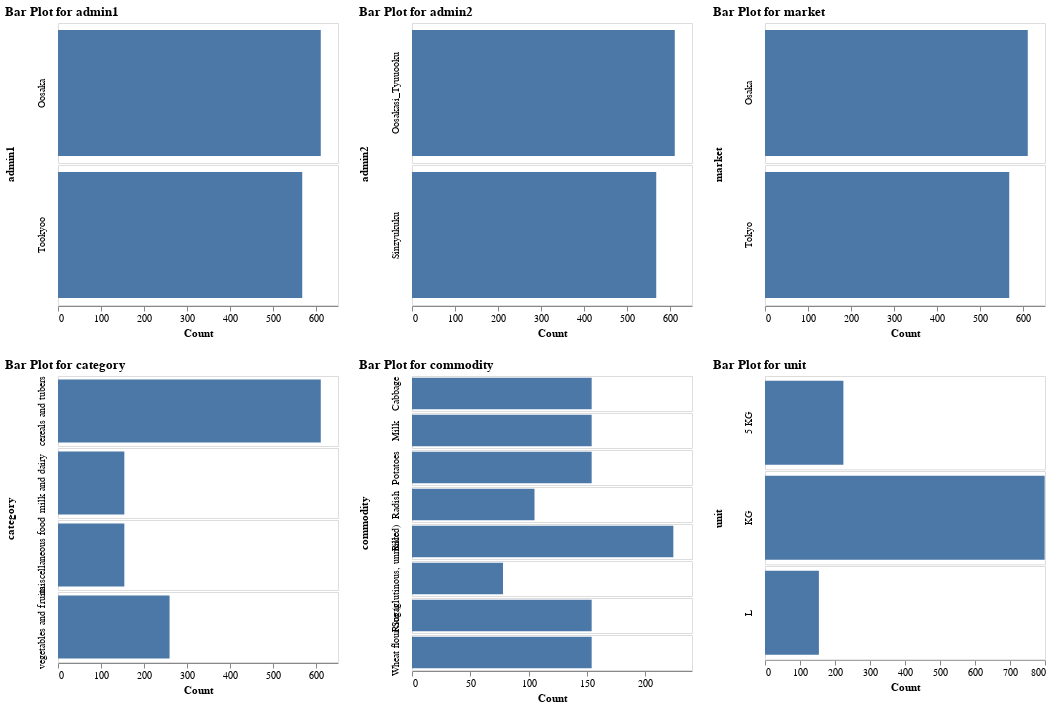

This figure's notebook cell:
### Markdown cell above
### Key Categorical Variables

### Code cell
plot_variables(wfp_jpn, wfp_jpn_categorical, var_type='categorical', ignore_vars=['priceflag', 'pricetype', 'currency'])

### Figure 1 — Vega specification as saved in the notebook (floating-point values rounded to 4 significant figures)
{"$schema": "https://vega.github.io/schema/vega/v5.json", "data": [{"name": "source_0"}, {"name": "data_0", "values": [{"admin1": "Oosaka", "__count": 610}, {"admin1": "Tookyoo", "__count": 567}]}, {"name": "concat_0_row_domain", "values": [{"admin1": "Oosaka", "count": 1}, {"admin1": "Tookyoo", "count": 1}]}, {"name": "data_2", "values": [{"admin2": "Oosakasi_Tyuuooku", "__count": 610}, {"admin2": "Sinzyukuku", "__count": 567}]}, {"name": "concat_1_row_domain", "values": [{"admin2": "Oosakasi_Tyuuooku", "count": 1}, {"admin2": "Sinzyukuku", "count": 1}]}, {"name": "data_4", "values": [{"market": "Osaka", "__count": 610}, {"market": "Tokyo", "__count": 567}]}, {"name": "concat_2_row_domain", "values": [{"market": "Osaka", "count": 1}, {"market": "Tokyo", "count": 1}]}, {"name": "data_6", "values": [{"category": "cereals and tubers", "__count": 610}, {"category": "milk and dairy", "__count": 154}, {"category": "miscellaneous food", "__count": 154}, {"category": "vegetables and fruits", "__count": 259}]}, {"name": "concat_3_row_domain", "values": [{"category": "cereals and tubers", "count": 1}, {"category": "milk and dairy", "count": 1}, {"category": "miscellaneous food", "count": 1}, {"category": "vegetables and fruits", "count": 1}]}, {"name": "data_8", "values": [{"commodity": "Rice", "__count": 224}, {"commodity": "Rice (glutinous, unmilled)", "__count": 78}, {"commodity": "Potatoes", "__count": 154}, {"commodity": "Wheat flour", "__count": 154}, {"commodity": "Milk", "__count": 154}, {"commodity": "Sugar", "__count": 154}, {"commodity": "Cabbage", "__count": 154}, {"commodity": "Radish", "__count": 105}]}, {"name": "concat_4_row_domain", "values": [{"commodity": "Rice", "count": 1}, {"commodity": "Rice (glutinous, unmilled)", "count": 1}, {"commodity": "Potatoes", "count": 1}, {"commodity": "Wheat flour", "count": 1}, {"commodity": "Milk", "count": 1}, {"commodity": "Sugar", "count": 1}, {"commodity": "Cabbage", "count": 1}, {"commodity": "Radish", "count": 1}]}, {"name": "data_10", "values": [{"unit": "5 KG", "__count": 224}, {"unit": "KG", "__count": 799}, {"unit": "L", "__count": 154}]}, {"name": "concat_5_row_domain", "values": [{"unit": "5 KG", "count": 1}, {"unit": "KG", "count": 1}, {"unit": "L", "count": 1}]}, {"name": "data_0_concat_0_x_domain___count", "values": [{"min": 567, "max": 610}]}, {"name": "data_2_concat_1_x_domain___count", "values": [{"min": 567, "max": 610}]}, {"name": "data_4_concat_2_x_domain___count", "values": [{"min": 567, "max": 610}]}, {"name": "data_6_concat_3_x_domain___count", "values": [{"min": 154, "max": 610}]}, {"name": "data_8_concat_4_x_domain___count", "values": [{"min": 78, "max": 224}]}, {"name": "data_10_concat_5_x_domain___count", "values": [{"min": 154, "max": 799}]}], "signals": [{"name": "concat_0_child_width", "value": 280}, {"name": "concat_0_child_height", "value": 140}, {"name": "concat_1_child_width", "value": 280}, {"name": "concat_1_child_height", "value": 140}, {"name": "concat_2_child_width", "value": 280}, {"name": "concat_2_child_height", "value": 140}, {"name": "concat_3_child_width", "value": 280}, {"name": "concat_3_child_height", "value": 70}, {"name": "concat_4_child_width", "value": 280}, {"name": "concat_4_child_height", "value": 35}, {"name": "concat_5_child_width", "value": 280}, {"name": "concat_5_child_height", "value": 93.33}], "marks": [{"type": "group", "name": "concat_0_group", "marks": [{"type": "group", "name": "row-title", "title": {"text": "admin1", "orient": "left", "offset": 10, "style": "guide-title"}, "role": "row-title"}, {"type": "group", "name": "concat_0_row_header", "from": {"data": "concat_0_row_domain"}, "sort": {"field": "datum[\"admin1\"]", "order": "ascending"}, "encode": {"update": {"height": {"signal": "concat_0_child_height"}}}, "title": {"text": {"signal": "isValid(parent[\"admin1\"]) ? parent[\"admin1\"] : \"\"+parent[\"admin1\"]"}, "orient": "left", "frame": "group", "offset": 10, "style": "guide-label"}, "role": "row-header"}, {"type": "group", "name": "concat_0_column_footer", "encode": {"update": {"width": {"signal": "concat_0_child_width"}}}, "axes": [{"scale": "concat_0_x", "grid": false, "title": "Count", "labelOverlap": true, "orient": "bottom", "tickCount": {"signal": "ceil(concat_0_child_width/40)"}, "zindex": 0, "labelFlush": true}], "role": "column-footer"}, {"type": "group", "name": "concat_0_cell", "from": {"facet": {"data": "data_0", "name": "concat_0_facet", "groupby": ["admin1"]}}, "sort": {"field": ["datum[\"admin1\"]"], "order": ["ascending"]}, "encode": {"update": {"width": {"signal": "concat_0_child_width"}, "height": {"signal": "concat_0_child_height"}}}, "signals": [{"name": "height", "update": "concat_0_child_height"}], "marks": [{"type": "rect", "name": "concat_0_child_marks", "from": {"data": "concat_0_facet"}, "encode": {"update": {"fill": {"value": "#4c78a8"}, "x": {"field": "__count", "scale": "concat_0_x"}, "height": {"signal": "0.9 * height"}, "x2": {"value": 0, "scale": "concat_0_x"}, "stroke": {}, "yc": {"signal": "concat_0_child_height", "mult": 0.5}}}, "style": ["bar"]}], "style": "cell"}], "title": {"text": "Bar Plot for admin1", "anchor": "start"}, "layout": {"padding": 0, "offset": {"rowTitle": 10}, "columns": 1, "bounds": "full", "align": "all"}}, {"type": "group", "name": "concat_1_group", "marks": [{"type": "group", "name": "row-title", "title": {"text": "admin2", "style": "guide-title", "orient": "left", "offset": 10}, "role": "row-title"}, {"type": "group", "name": "concat_1_row_header", "from": {"data": "concat_1_row_domain"}, "sort": {"field": "datum[\"admin2\"]", "order": "ascending"}, "encode": {"update": {"height": {"signal": "concat_1_child_height"}}}, "title": {"text": {"signal": "isValid(parent[\"admin2\"]) ? parent[\"admin2\"] : \"\"+parent[\"admin2\"]"}, "orient": "left", "style": "guide-label", "frame": "group", "offset": 10}, "role": "row-header"}, {"type": "group", "name": "concat_1_column_footer", "encode": {"update": {"width": {"signal": "concat_1_child_width"}}}, "axes": [{"scale": "concat_1_x", "grid": false, "labelOverlap": true, "tickCount": {"signal": "ceil(concat_1_child_width/40)"}, "zindex": 0, "orient": "bottom", "title": "Count", "labelFlush": true}], "role": "column-footer"}, {"type": "group", "name": "concat_1_cell", "from": {"facet": {"data": "data_2", "name": "concat_1_facet", "groupby": ["admin2"]}}, "sort": {"field": ["datum[\"admin2\"]"], "order": ["ascending"]}, "encode": {"update": {"width": {"signal": "concat_1_child_width"}, "height": {"signal": "concat_1_child_height"}}}, "signals": [{"name": "height", "update": "concat_1_child_height"}], "marks": [{"type": "rect", "name": "concat_1_child_marks", "from": {"data": "concat_1_facet"}, "encode": {"update": {"x2": {"value": 0, "scale": "concat_1_x"}, "yc": {"signal": "concat_1_child_height", "mult": 0.5}, "height": {"signal": "0.9 * height"}, "fill": {"value": "#4c78a8"}, "x": {"field": "__count", "scale": "concat_1_x"}, "stroke": {}}}, "style": ["bar"]}], "style": "cell"}], "title": {"text": "Bar Plot for admin2", "anchor": "start"}, "layout": {"padding": 0, "offset": {"rowTitle": 10}, "columns": 1, "bounds": "full", "align": "all"}}, {"type": "group", "name": "concat_2_group", "marks": [{"type": "group", "name": "row-title", "title": {"text": "market", "orient": "left", "style": "guide-title", "offset": 10}, "role": "row-title"}, {"type": "group", "name": "concat_2_row_header", "from": {"data": "concat_2_row_domain"}, "sort": {"field": "datum[\"market\"]", "order": "ascending"}, "encode": {"update": {"height": {"signal": "concat_2_child_height"}}}, "title": {"text": {"signal": "isValid(parent[\"market\"]) ? parent[\"market\"] : \"\"+parent[\"market\"]"}, "orient": "left", "frame": "group", "style": "guide-label", "offset": 10}, "role": "row-header"}, {"type": "group", "name": "concat_2_column_footer", "encode": {"update": {"width": {"signal": "concat_2_child_width"}}}, "axes": [{"scale": "concat_2_x", "tickCount": {"signal": "ceil(concat_2_child_width/40)"}, "zindex": 0, "orient": "bottom", "title": "Count", "labelFlush": true, "grid": false, "labelOverlap": true}], "role": "column-footer"}, {"type": "group", "name": "concat_2_cell", "from": {"facet": {"data": "data_4", "name": "concat_2_facet", "groupby": ["market"]}}, "sort": {"field": ["datum[\"market\"]"], "order": ["ascending"]}, "encode": {"update": {"width": {"signal": "concat_2_child_width"}, "height": {"signal": "concat_2_child_height"}}}, "signals": [{"name": "height", "update": "concat_2_child_height"}], "marks": [{"type": "rect", "name": "concat_2_child_marks", "from": {"data": "concat_2_facet"}, "encode": {"update": {"fill": {"value": "#4c78a8"}, "yc": {"signal": "concat_2_child_height", "mult": 0.5}, "x2": {"value": 0, "scale": "concat_2_x"}, "x": {"field": "__count", "scale": "concat_2_x"}, "height": {"signal": "0.9 * height"}, "stroke": {}}}, "style": ["bar"]}], "style": "cell"}], "title": {"text": "Bar Plot for market", "anchor": "start"}, "layout": {"padding": 0, "offset": {"rowTitle": 10}, "columns": 1, "bounds": "full", "align": "all"}}, {"type": "group", "name": "concat_3_group", "marks": [{"type": "group", "name": "row-title", "title": {"text": "category", "orient": "left", "style": "guide-title", "offset": 10}, "role": "row-title"}, {"type": "group", "name": "concat_3_row_header", "from": {"data": "concat_3_row_domain"}, "sort": {"field": "datum[\"category\"]", "order": "ascending"}, "encode": {"update": {"height": {"signal": "concat_3_child_height"}}}, "title": {"text": {"signal": "isValid(parent[\"category\"]) ? parent[\"category\"] : \"\"+parent[\"category\"]"}, "offset": 10, "orient": "left", "frame": "group", "style": "guide-label"}, "role": "row-header"}, {"type": "group", "name": "concat_3_column_footer", "encode": {"update": {"width": {"signal": "concat_3_child_width"}}}, "axes": [{"scale": "concat_3_x", "labelOverlap": true, "tickCount": {"signal": "ceil(concat_3_child_width/40)"}, "title": "Count", "orient": "bottom", "zindex": 0, "grid": false, "labelFlush": true}], "role": "column-footer"}, {"type": "group", "name": "concat_3_cell", "from": {"facet": {"data": "data_6", "name": "concat_3_facet", "groupby": ["category"]}}, "sort": {"field": ["datum[\"category\"]"], "order": ["ascending"]}, "encode": {"update": {"width": {"signal": "concat_3_child_width"}, "height": {"signal": "concat_3_child_height"}}}, "signals": [{"name": "height", "update": "concat_3_child_height"}], "marks": [{"type": "rect", "name": "concat_3_child_marks", "from": {"data": "concat_3_facet"}, "encode": {"update": {"fill": {"value": "#4c78a8"}, "yc": {"signal": "concat_3_child_height", "mult": 0.5}, "x2": {"value": 0, "scale": "concat_3_x"}, "stroke": {}, "x": {"field": "__count", "scale": "concat_3_x"}, "height": {"signal": "0.9 * height"}}}, "style": ["bar"]}], "style": "cell"}], "title": {"text": "Bar Plot for category", "anchor": "start"}, "layout": {"padding": 0, "offset": {"rowTitle": 10}, "columns": 1, "bounds": "full", "align": "all"}}, {"type": "group", "name": "concat_4_group", "marks": [{"type": "group", "name": "row-title", "title": {"text": "commodity", "offset": 10, "style": "guide-title", "orient": "left"}, "role": "row-title"}, {"type": "group", "name": "concat_4_row_header", "from": {"data": "concat_4_row_domain"}, "sort": {"field": "datum[\"commodity\"]", "order": "ascending"}, "encode": {"update": {"height": {"signal": "concat_4_child_height"}}}, "title": {"text": {"signal": "isValid(parent[\"commodity\"]) ? parent[\"commodity\"] : \"\"+parent[\"commodity\"]"}, "style": "guide-label", "orient": "left", "frame": "group", "offset": 10}, "role": "row-header"}, {"type": "group", "name": "concat_4_column_footer", "encode": {"update": {"width": {"signal": "concat_4_child_width"}}}, "axes": [{"scale": "concat_4_x", "orient": "bottom", "zindex": 0, "title": "Count", "grid": false, "labelFlush": true, "labelOverlap": true, "tickCount": {"signal": "ceil(concat_4_child_width/40)"}}], "role": "column-footer"}, {"type": "group", "name": "concat_4_cell", "from": {"facet": {"data": "data_8", "name": "concat_4_facet", "groupby": ["commodity"]}}, "sort": {"field": ["datum[\"commodity\"]"], "order": ["ascending"]}, "encode": {"update": {"height": {"signal": "concat_4_child_height"}, "width": {"signal": "concat_4_child_width"}}}, "signals": [{"name": "height", "update": "concat_4_child_height"}], "marks": [{"type": "rect", "name": "concat_4_child_marks", "from": {"data": "concat_4_facet"}, "encode": {"update": {"x": {"field": "__count", "scale": "concat_4_x"}, "x2": {"value": 0, "scale": "concat_4_x"}, "stroke": {}, "yc": {"signal": "concat_4_child_height", "mult": 0.5}, "height": {"signal": "0.9 * height"}, "fill": {"value": "#4c78a8"}}}, "style": ["bar"]}], "style": "cell"}], "title": {"text": "Bar Plot for commodity", "anchor": "start"}, "layout": {"padding": 0, "offset": {"rowTitle": 10}, "columns": 1, "bounds": "full", "align": "all"}}, {"type": "group", "name": "concat_5_group", "marks": [{"type": "group", "name": "row-title", "title": {"text": "unit", "orient": "left", "style": "guide-title", "offset": 10}, "role": "row-title"}, {"type": "group", "name": "concat_5_row_header", "from": {"data": "concat_5_row_domain"}, "sort": {"field": "datum[\"unit\"]", "order": "ascending"}, "encode": {"update": {"height": {"signal": "concat_5_child_height"}}}, "title": {"text": {"signal": "isValid(parent[\"unit\"]) ? parent[\"unit\"] : \"\"+parent[\"unit\"]"}, "frame": "group", "offset": 10, "orient": "left", "style": "guide-label"}, "role": "row-header"}, {"type": "group", "name": "concat_5_column_footer", "encode": {"update": {"width": {"signal": "concat_5_child_width"}}}, "axes": [{"scale": "concat_5_x", "grid": false, "zindex": 0, "title": "Count", "orient": "bottom", "labelOverlap": true, "labelFlush": true, "tickCount": {"signal": "ceil(concat_5_child_width/40)"}}], "role": "column-footer"}, {"type": "group", "name": "concat_5_cell", "from": {"facet": {"data": "data_10", "name": "concat_5_facet", "groupby": ["unit"]}}, "sort": {"field": ["datum[\"unit\"]"], "order": ["ascending"]}, "encode": {"update": {"width": {"signal": "concat_5_child_width"}, "height": {"signal": "concat_5_child_height"}}}, "signals": [{"name": "height", "update": "concat_5_child_height"}], "marks": [{"type": "rect", "name": "concat_5_child_marks", "from": {"data": "concat_5_facet"}, "encode": {"update": {"x2": {"value": 0, "scale": "concat_5_x"}, "x": {"field": "__count", "scale": "concat_5_x"}, "fill": {"value": "#4c78a8"}, "yc": {"signal": "concat_5_child_height", "mult": 0.5}, "stroke": {}, "height": {"signal": "0.9 * height"}}}, "style": ["bar"]}], "style": "cell"}], "title": {"text": "Bar Plot for unit", "anchor": "start"}, "layout": {"padding": 0, "offset": {"rowTitle": 10}, "columns": 1, "bounds": "full", "align": "all"}}], "scales": [{"name": "concat_0_x", "type": "linear", "domain": [{"signal": "(data(\"data_0_concat_0_x_domain___count\")[0] || {}).min"}, {"signal": "(data(\"data_0_concat_0_x_domain___count\")[0] || {}).max"}], "range": [0, {"signal": "concat_0_child_width"}], "nice": true, "zero": true}, {"name": "concat_1_x", "type": "linear", "domain": [{"signal": "(data(\"data_2_concat_1_x_domain___count\")[0] || {}).min"}, {"signal": "(data(\"data_2_concat_1_x_domain___count\")[0] || {}).max"}], "range": [0, {"signal": "concat_1_child_width"}], "zero": true, "nice": true}, {"name": "concat_2_x", "type": "linear", "domain": [{"signal": "(data(\"data_4_concat_2_x_domain___count\")[0] || {}).min"}, {"signal": "(data(\"data_4_concat_2_x_domain___count\")[0] || {}).max"}], "range": [0, {"signal": "concat_2_child_width"}], "nice": true, "zero": true}, {"name": "concat_3_x", "type": "linear", "domain": [{"signal": "(data(\"data_6_concat_3_x_domain___count\")[0] || {}).min"}, {"signal": "(data(\"data_6_concat_3_x_domain___count\")[0] || {}).max"}], "range": [0, {"signal": "concat_3_child_width"}], "nice": true, "zero": true}, {"name": "concat_4_x", "type": "linear", "domain": [{"signal": "(data(\"data_8_concat_4_x_domain___count\")[0] || {}).min"}, {"signal": "(data(\"data_8_concat_4_x_domain___count\")[0] || {}).max"}], "range": [0, {"signal": "concat_4_child_width"}], "zero": true, "nice": true}, {"name": "concat_5_x", "type": "linear", "domain": [{"signal": "(data(\"data_10_concat_5_x_domain___count\")[0] || {}).min"}, {"signal": "(data(\"data_10_concat_5_x_domain___count\")[0] || {}).max"}], "range": [0, {"signal": "concat_5_child_width"}], "nice": true, "zero": true}], "config": {"axis": {"grid": false}}, "padding": 5, "background": "white", "layout": {"padding": 20, "columns": 3, "bounds": "full", "align": "each"}}
